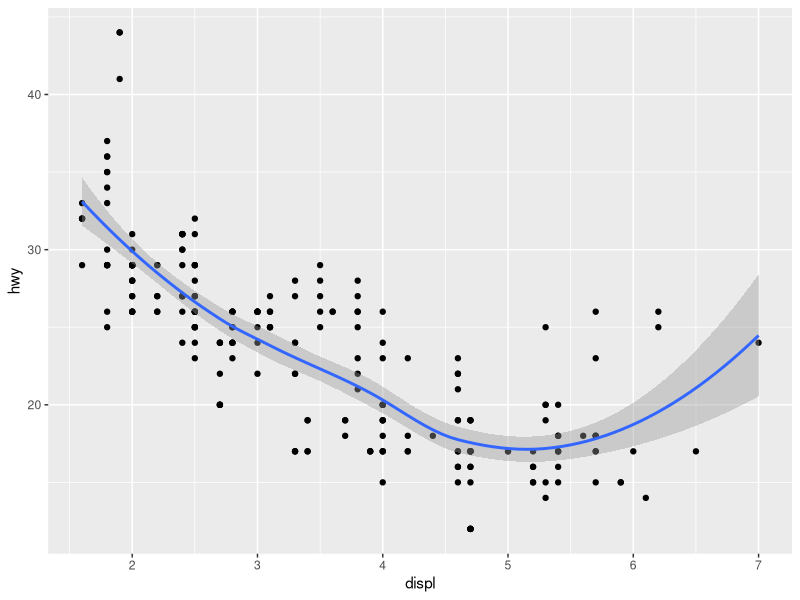
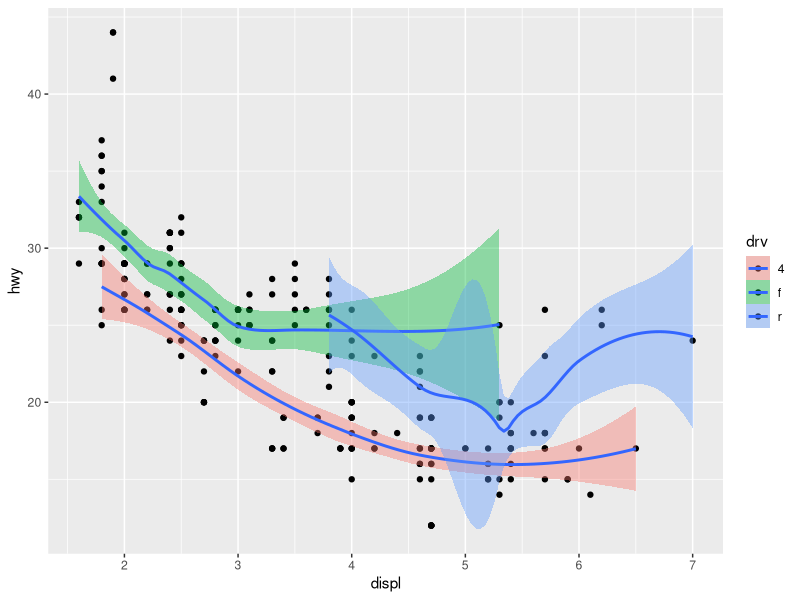
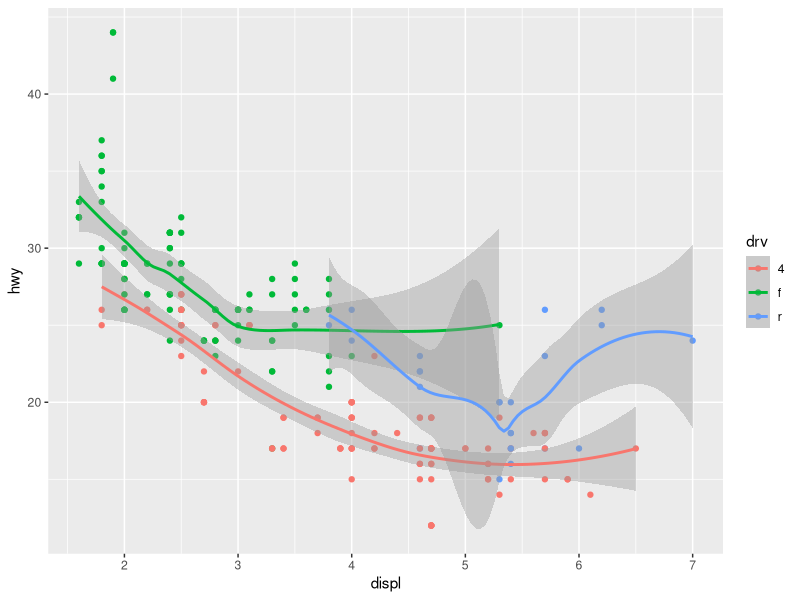
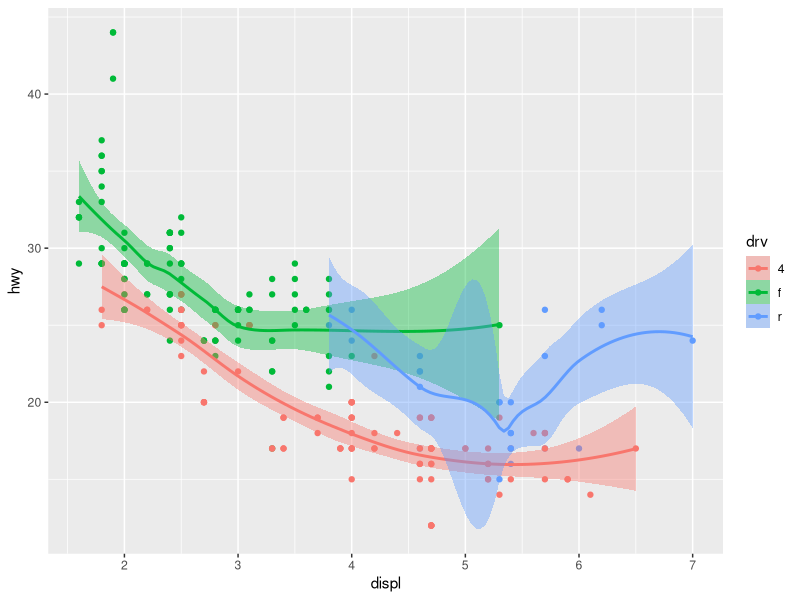
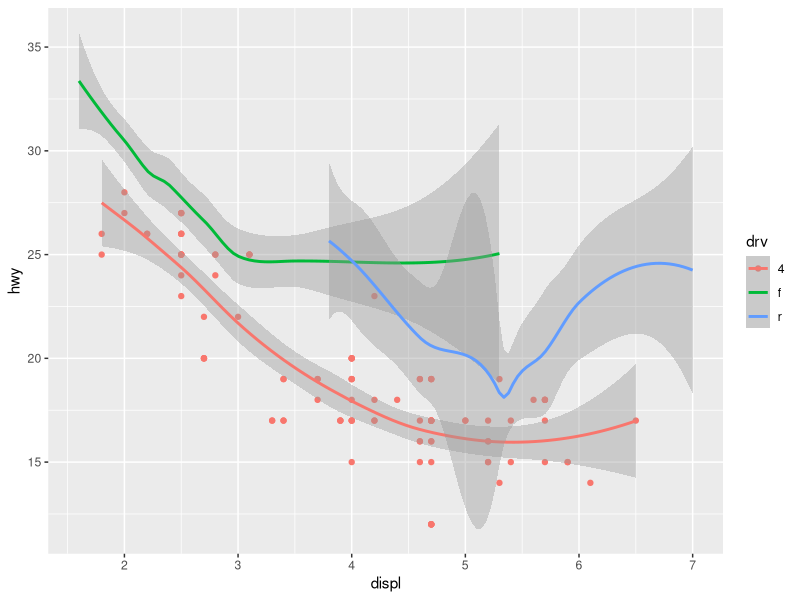
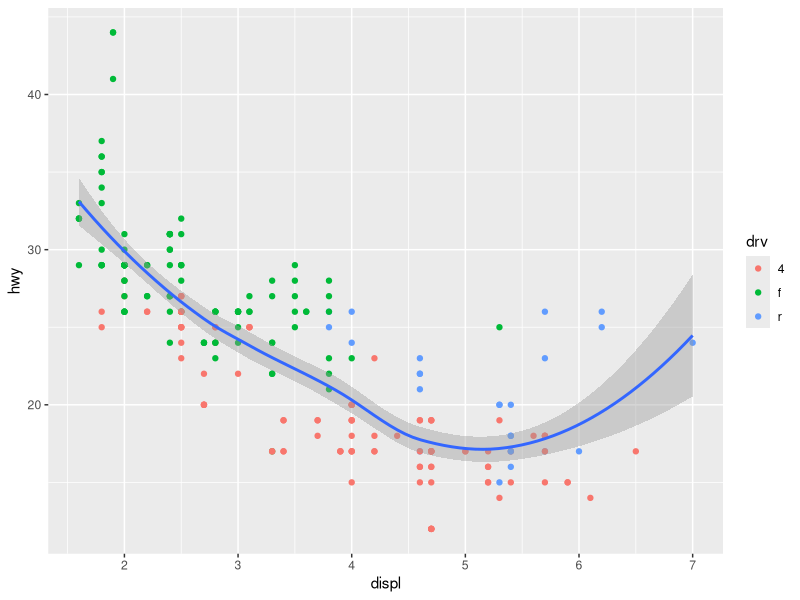
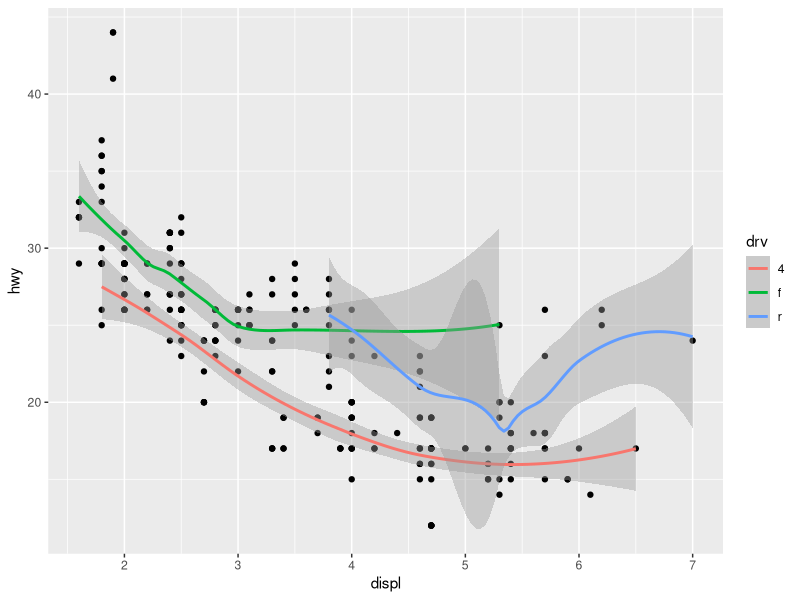
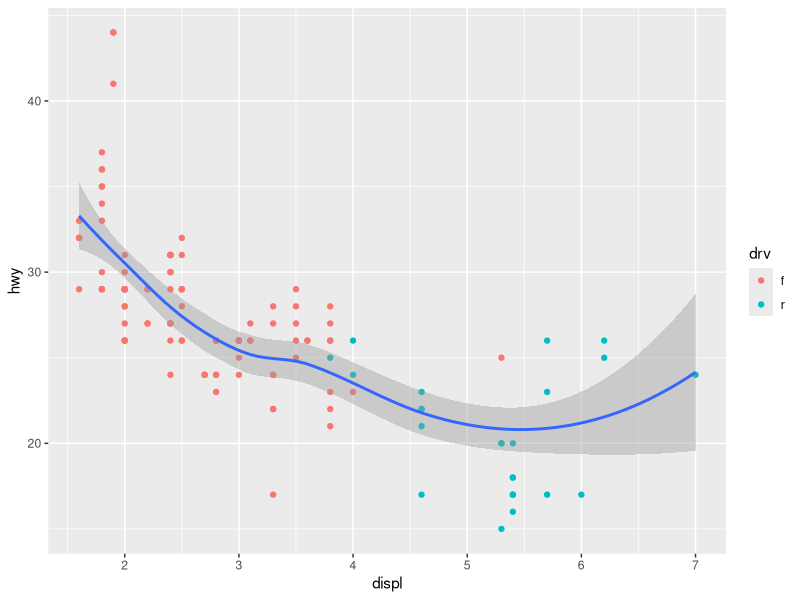

R code for these plots, in order:
# ggplot graphics
# 04.12.2018

library(ggplot2)
library(patchwork)
#library(TeachingDemos)
#library(ggthemes)
#char2seed("Sienna")
data('mtcars')

d=mpg

# standard plot with all of the data
p1=ggplot(data=d, mapping=aes(x=displ, y=hwy)) +
  geom_point() + geom_smooth()
print(p1)

# break out the drive types
p1=ggplot(data=d, mapping=aes(x=displ, y=hwy, group=drv, fill=drv)) +
  geom_point() + geom_smooth()
print(p1)

# see effect of color and what changes.
# color maps to points and lines not but to other objects (e.g. ci)
p1=ggplot(data=d, mapping=aes(x=displ, y=hwy, color=drv)) +
  geom_point() + geom_smooth()
print(p1)

p1=ggplot(data=d, mapping=aes(x=displ, y=hwy, group=drv, fill=drv, color=drv)) +
  geom_point() + geom_smooth()
print(p1)

# map aes in the geoms called. this will override the calls in the first aes block
# e.g. highlight only one of the groups and keep other elements the same
# subset the data frame within the ggplot code
# this only adds the points when the drv = 4
p1=ggplot(data=d, mapping=aes(x=displ, y=hwy, color=drv)) +
  geom_point(data=d[d$drv=="4",]) + geom_smooth()
print(p1)

# instead of subsetting, just map the aes
# map points based on group drv, but smooth is based on all?
p1=ggplot(data=d, mapping=aes(x=displ, y=hwy)) +
  geom_point(mapping=aes(color=drv)) + geom_smooth()
print(p1)

p1=ggplot(data=d, mapping=aes(x=displ, y=hwy)) +
  geom_point() + geom_smooth(mapping=aes(color=drv))
print(p1)

# do not show all of the data
# subset in the first layer to eliminate some data entirely
p1=ggplot(data=d[d$drv!="4",], mapping=aes(x=displ, y=hwy)) +
  geom_point(mapping=aes(color=drv)) + geom_smooth()
print(p1)

# geoms have additional attributes that can be set,
# in addition to any aes that are mapped

p1=ggplot(data=d[d$drv!="4",], mapping=aes(x=displ, y=hwy)) +
  geom_point(mapping=aes(color=drv), size=1) + 
  geom_smooth(color="black", size=2, fill="gold", method="lm") +
  scale_color_manual(values=c("red", "blue"))
print(p1)

# use var plots for categoric variables
table(d$drv)
p1=ggplot(data=d, mapping = aes(x=drv)) +
  geom_bar(color="black", fill="goldenrod")
print(p1)

# same as above. the stat_count is actually creating the stat var that
# we are plotting. 
p1=ggplot(data=d, mapping = aes(x=drv)) +
  stat_count(color="black", fill="goldenrod")
print(p1)

# get the proportion
p1=ggplot(data=d, mapping = aes(x=drv, y=..prop.., group=1)) +
  stat_count(color="black", fill="goldenrod")
print(p1)

# aesthetic mapping for multiple groups of bars
p1=ggplot(data=d, mapping = aes(x=drv, fill=fl)) +
  stat_count()
print(p1)

# unstack the bars
p1=ggplot(data=d, mapping = aes(x=drv, fill=fl)) +
  stat_count(position = "identity")
print(p1)

# change the transparency with alpha
p1=ggplot(data=d, mapping = aes(x=drv, fill=fl)) +
  stat_count(alpha=0.6, position = "identity")
print(p1)

# make the bar transparent
p1=ggplot(data=d, mapping = aes(x=drv, fill=fl, color=fl)) +
  stat_count(fill=NA, position = "identity")
print(p1)

# use position=fill for stacking but with equivalent height
p1=ggplot(data=d, mapping = aes(x=drv, fill=fl)) +
  stat_count(position = "fill")
print(p1)

#multiple bars
p1=ggplot(data=d, mapping = aes(x=drv, fill=fl)) +
  stat_count(position = "dodge")
print(p1)

# more typical bar plot for mean values of a continuous variable
dTiny=tapply(X=d$hwy, INDEX=as.factor(d$fl), FUN=mean)
# calculate group means for each hwy type
# put in data frame
dTiny=data.frame(hwy=dTiny)
dTiny=cbind(fl=row.names(dTiny),dTiny)

p2=ggplot(data=dTiny, mapping=aes(x=fl, y=hwy, fill=fl))+ 
  geom_bar(stat="identity")
print(p2)

# use the stats geom to create the classic barplot
p1=ggplot(data=d, mapping=aes(x=fl, y=hwy)) + 
  stat_summary(fun.y=mean, 
               fun.ymin = function(x) mean(x)-sd(x),
               fun.ymax = function(x) mean(x) + sd(x)) 
# give a point 1 sd below and above the mean
# the points are the means
print(p1)

# now put the two plots together
p1=ggplot(data=d, mapping=aes(x=fl, y=hwy)) + 
  stat_summary(fun.y=mean, 
               fun.ymin = function(x) mean(x)-sd(x),
               fun.ymax = function(x) mean(x) + sd(x)) +
  geom_bar(data=dTiny, mapping=aes(x=fl, fill=fl, alpha=0.6), stat="identity")
print(p1)

# use a boxplot instead!
p1=ggplot(data=d, mapping=aes(x=fl, y=hwy)) + geom_boxplot(fill="thistle") +
  geom_point(position=position_jitter(width=0.2,height=0.7),
             color="grey60", alpha=0.6)
print(p1)
